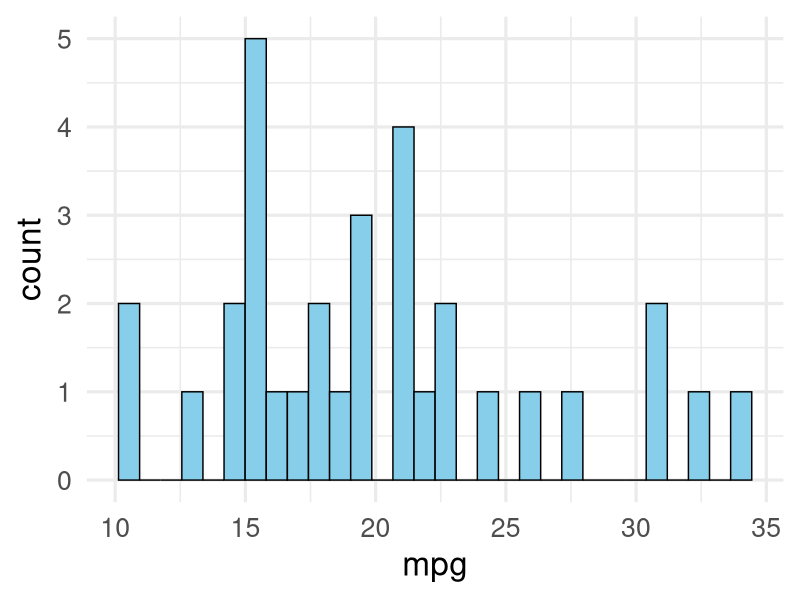

This figure's R source:
## ---- chunk 1
library(tidyverse)
ggplot(data = mtcars, aes(x = mpg)) +
  geom_histogram(colour = "black", fill = "skyblue") +
  theme_minimal(base_size = 24)
